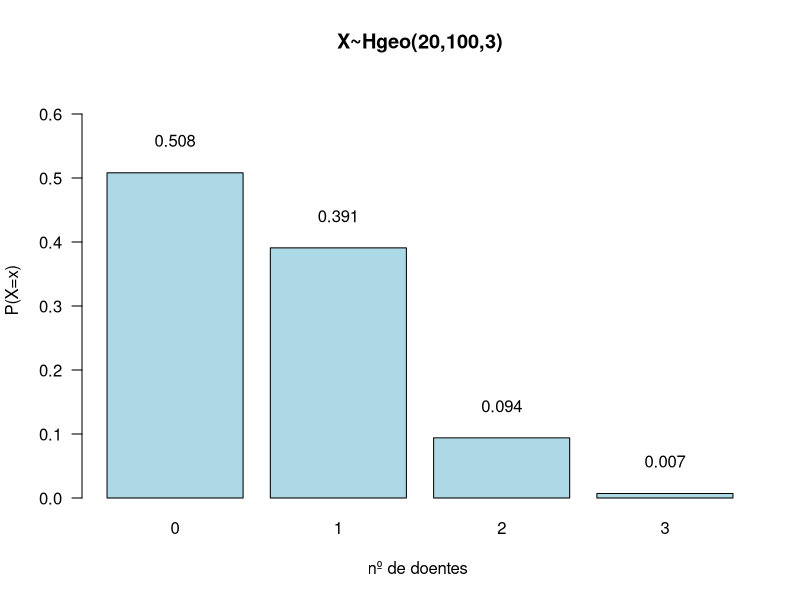

Write R code to recreate this figure.
## ---- chunk 1
options(htmltools.dir.version = FALSE)
knitr::opts_chunk$set(echo = FALSE, fig.align = "center")
## ---- chunk 2
knitr::include_graphics("https://arpanosso.github.io/estatinfo/slides/img/caixa_permuta.png")
## ---- chunk 3
knitr::include_graphics("https://arpanosso.github.io/estatinfo/slides/img/caixa_arranjo.png")
## ---- chunk 4
knitr::include_graphics("https://arpanosso.github.io/estatinfo/slides/img/caixa_combin.png")
## ---- chunk 5
N = 100 # número total de elementos
M = 20 # número total de elementos de interesse (doentes)
r = 3 # tamamho da amostra
x=0:r # os possiveis valores de doentes na amostra
px<-dhyper(x,M,N-M,r) # função que faz a distribuição hipergeométrica
barplot(px,names=x,col="lightblue",las=1,ylim=c(0,0.65),
        xlab="nº de doentes ",ylab="P(X=x)",main="X~Hgeo(20,100,3)")
text(seq(.7, length(x)+1, 1.2),px+.05,round(px,3))
## ---- chunk 6
tibble::tibble(x,px)
